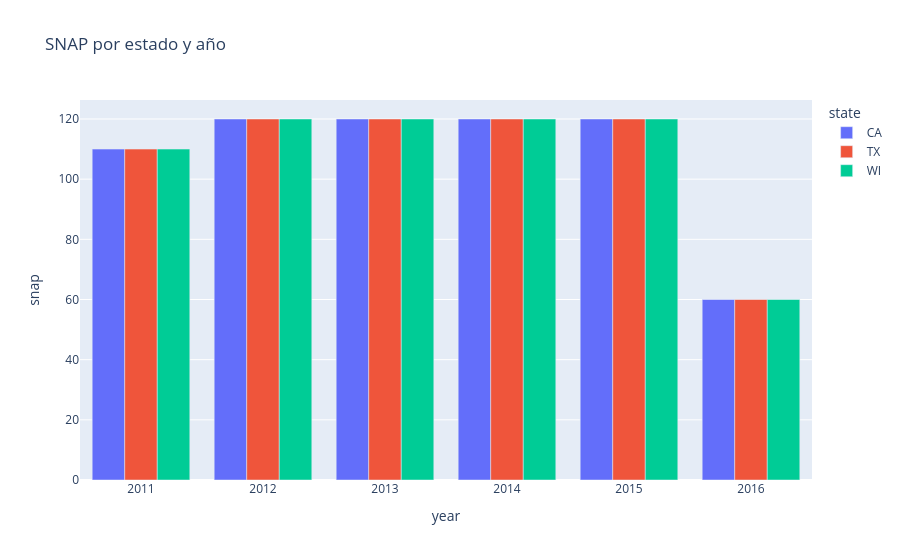

The notebook cell this image was saved under:
### Code cell
snap_long = snap_año.melt(
    id_vars='year',
    value_vars=['snap_CA','snap_TX','snap_WI'],
    var_name='state',
    value_name='snap'
)

snap_long['state'] = snap_long['state'].str.replace('snap_', '')

fig = px.bar(
    snap_long,
    x='year',
    y='snap',
    color='state',
    barmode='group',  # o 'stack'
    title='SNAP por estado y año'
)

fig.show()

### Figure 1 — Plotly figure (JSON) as saved in the notebook; plotly's stock layout.template omitted (floating-point values rounded to 4 significant figures)
{"data": [{"alignmentgroup": "True", "hovertemplate": "state=CA<br>year=%{x}<br>snap=%{y}<extra></extra>", "legendgroup": "CA", "marker": {"color": "#636efa", "pattern": {"shape": ""}}, "name": "CA", "offsetgroup": "CA", "orientation": "v", "showlegend": true, "textposition": "auto", "type": "bar", "x": [2011, 2012, 2013, 2014, 2015, 2016], "xaxis": "x", "y": [110, 120, 120, 120, 120, 60], "yaxis": "y"}, {"alignmentgroup": "True", "hovertemplate": "state=TX<br>year=%{x}<br>snap=%{y}<extra></extra>", "legendgroup": "TX", "marker": {"color": "#EF553B", "pattern": {"shape": ""}}, "name": "TX", "offsetgroup": "TX", "orientation": "v", "showlegend": true, "textposition": "auto", "type": "bar", "x": [2011, 2012, 2013, 2014, 2015, 2016], "xaxis": "x", "y": [110, 120, 120, 120, 120, 60], "yaxis": "y"}, {"alignmentgroup": "True", "hovertemplate": "state=WI<br>year=%{x}<br>snap=%{y}<extra></extra>", "legendgroup": "WI", "marker": {"color": "#00cc96", "pattern": {"shape": ""}}, "name": "WI", "offsetgroup": "WI", "orientation": "v", "showlegend": true, "textposition": "auto", "type": "bar", "x": [2011, 2012, 2013, 2014, 2015, 2016], "xaxis": "x", "y": [110, 120, 120, 120, 120, 60], "yaxis": "y"}], "layout": {"barmode": "group", "legend": {"title": {"text": "state"}, "tracegroupgap": 0}, "title": {"text": "SNAP por estado y año"}, "xaxis": {"anchor": "y", "domain": [0, 1], "title": {"text": "year"}}, "yaxis": {"anchor": "x", "domain": [0, 1], "title": {"text": "snap"}}}}
